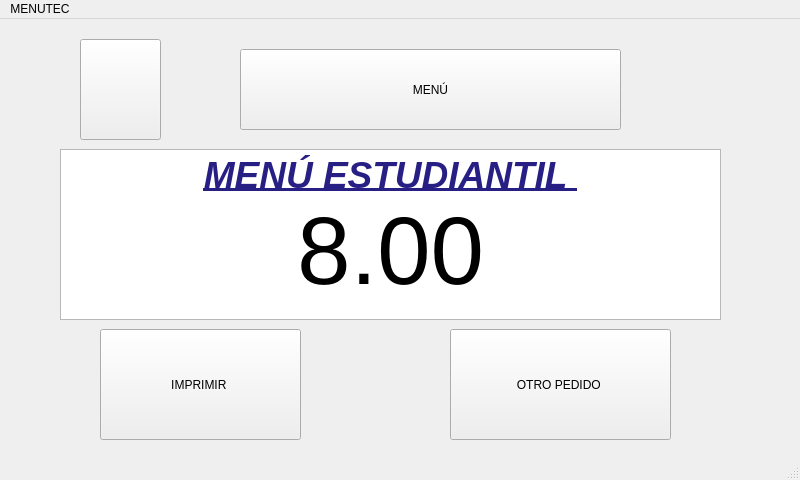
<?xml version="1.0" encoding="UTF-8"?>
<ui version="4.0">
 <class>tercera1Window</class>
 <widget class="QMainWindow" name="tercera1Window">
  <property name="geometry">
   <rect>
    <x>0</x>
    <y>0</y>
    <width>800</width>
    <height>480</height>
   </rect>
  </property>
  <property name="windowTitle">
   <string>MainWindow</string>
  </property>
  <widget class="QWidget" name="centralwidget">
   <widget class="QPushButton" name="btnImprimir31">
    <property name="geometry">
     <rect>
      <x>100</x>
      <y>310</y>
      <width>201</width>
      <height>111</height>
     </rect>
    </property>
    <property name="text">
     <string>IMPRIMIR </string>
    </property>
   </widget>
   <widget class="QTextEdit" name="textEdit">
    <property name="geometry">
     <rect>
      <x>60</x>
      <y>130</y>
      <width>661</width>
      <height>171</height>
     </rect>
    </property>
    <property name="html">
     <string>&lt;!DOCTYPE HTML PUBLIC &quot;-//W3C//DTD HTML 4.0//EN&quot; &quot;http://www.w3.org/TR/REC-html40/strict.dtd&quot;&gt;
&lt;html&gt;&lt;head&gt;&lt;meta name=&quot;qrichtext&quot; content=&quot;1&quot; /&gt;&lt;style type=&quot;text/css&quot;&gt;
p, li { white-space: pre-wrap; }
&lt;/style&gt;&lt;/head&gt;&lt;body style=&quot; font-family:'Ubuntu'; font-size:11pt; font-weight:400; font-style:normal;&quot;&gt;
&lt;p align=&quot;center&quot; style=&quot; margin-top:0px; margin-bottom:0px; margin-left:0px; margin-right:0px; -qt-block-indent:0; text-indent:0px;&quot;&gt;&lt;span style=&quot; font-size:28pt; font-weight:600; font-style:italic; text-decoration: underline; color:#281f84;&quot;&gt;MENÚ ESTUDIANTIL &lt;/span&gt;&lt;/p&gt;
&lt;p align=&quot;center&quot; style=&quot; margin-top:0px; margin-bottom:0px; margin-left:0px; margin-right:0px; -qt-block-indent:0; text-indent:0px;&quot;&gt;&lt;span style=&quot; font-size:72pt;&quot;&gt;8.00&lt;/span&gt;&lt;/p&gt;&lt;/body&gt;&lt;/html&gt;</string>
    </property>
   </widget>
   <widget class="QPushButton" name="btnIzquierda31">
    <property name="geometry">
     <rect>
      <x>80</x>
      <y>20</y>
      <width>81</width>
      <height>101</height>
     </rect>
    </property>
    <property name="text">
     <string/>
    </property>
    <property name="icon">
     <iconset>
      <normaloff>flecha-hacia-la-izquierda-antes-de-icono-4330-128.png</normaloff>flecha-hacia-la-izquierda-antes-de-icono-4330-128.png</iconset>
    </property>
    <property name="iconSize">
     <size>
      <width>100</width>
      <height>100</height>
     </size>
    </property>
   </widget>
   <widget class="QPushButton" name="btnMenu31">
    <property name="geometry">
     <rect>
      <x>240</x>
      <y>30</y>
      <width>381</width>
      <height>81</height>
     </rect>
    </property>
    <property name="text">
     <string>MENÚ</string>
    </property>
    <property name="icon">
     <iconset>
      <normaloff>UTEC.png</normaloff>UTEC.png</iconset>
    </property>
   </widget>
   <widget class="QPushButton" name="btnPedido31">
    <property name="geometry">
     <rect>
      <x>450</x>
      <y>310</y>
      <width>221</width>
      <height>111</height>
     </rect>
    </property>
    <property name="text">
     <string>OTRO PEDIDO </string>
    </property>
   </widget>
  </widget>
  <widget class="QMenuBar" name="menubar">
   <property name="geometry">
    <rect>
     <x>0</x>
     <y>0</y>
     <width>800</width>
     <height>25</height>
    </rect>
   </property>
   <widget class="QMenu" name="menuMENUTEC">
    <property name="title">
     <string>MENUTEC</string>
    </property>
   </widget>
   <addaction name="menuMENUTEC"/>
  </widget>
  <widget class="QStatusBar" name="statusbar"/>
 </widget>
 <resources/>
 <connections/>
</ui>
